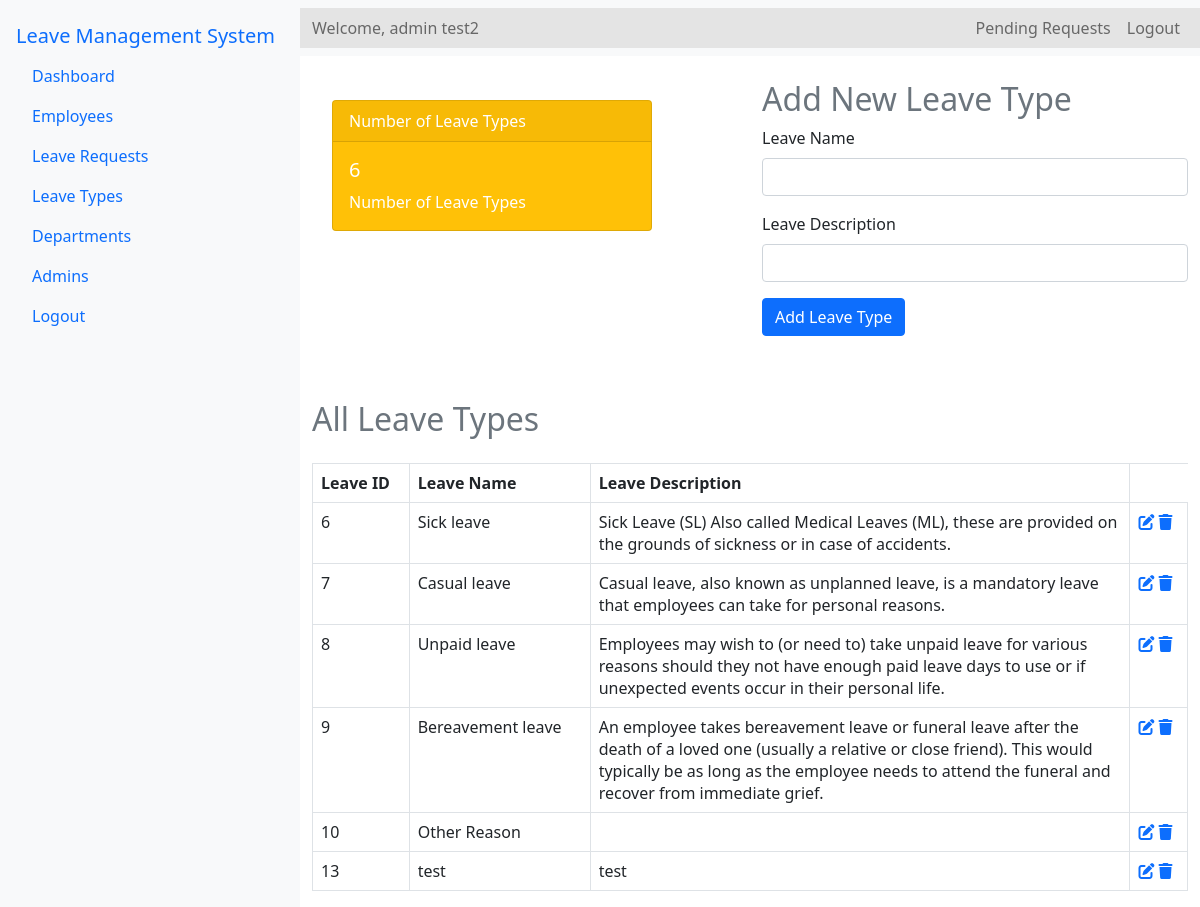
The page /Source/admin/leave-types.php (signed in) on the database its author committed.
### tables this page shows
CREATE TABLE `leave_types` (
  `leave_name` varchar(100) NOT NULL,
  `description` varchar(1000) NOT NULL,
  `id` int(11) NOT NULL
);

### Source/admin/leave-types.php (the view, shortened to what this page needs)
<?php
include '../config.php';
$admin_email = $_SESSION['email'];
$stml = $conn->prepare("SELECT A_id, A_name FROM admin WHERE A_email = ?");
$stml->bind_param("s", $admin_email);
$stml->execute();
$stml->store_result();
$stml->bind_result($admin_id, $admin_name);
$l_count_query = "SELECT COUNT(*) as count FROM leave_types";
$l_count_result = $conn->query($l_count_query);
$l_count = $l_count_result->fetch_assoc()['count'];
$l_query = "SELECT * FROM leave_types";
$l_result = $conn->query($l_query);
?>
<!DOCTYPE html>
<html lang="en">
<head>
    <link rel="stylesheet" href="../bootstrap-5.0.2-dist/css/bootstrap.min.css">
    <link rel="stylesheet" href="../css/admin-dashboard.css">
    <link rel="stylesheet" href="https://cdnjs.cloudflare.com/ajax/libs/font-awesome/6.0.0-beta3/css/all.min.css">
    <link rel="stylesheet" href="../css/main.css">
</head>
<body>
<div class="d-flex">
    <nav class="nav flex-column bg-light p-3" style="width: 300px; min-height: 100vh;">
        <a class="navbar-brand" href="a-dashboard.php">Leave Management System</a>
        <a class="nav-link" href="a-dashboard.php"> Dashboard</a>
        <a class="nav-link" href="employees.php"> Employees</a>
        <a class="nav-link d-flex justify-content-between align-items-center" href="leave-requests.php">
    Leave Requests
</a>
        <a class="nav-link" href="leave-types.php"> Leave Types</a>
        <a class="nav-link" href="departments.php"> Departments</a>
        <a class="nav-link" href="admins.php"> Admins</a>
        <a class="nav-link" href="logout.php" onclick="return confirmLogout();">Logout</a>
    </nav>
    <div class="flex-grow-1">
    <nav class="navbar navbar-expand-lg navbar-light bg-light">
    <div class="container-fluid">
        <span class="navbar-text">
            Welcome, <?php echo $admin_name; ?>
        </span>
        <div class="collapse navbar-collapse" id="navbarNavDropdown">
            <ul class="navbar-nav ms-auto">
                <li class="nav-item">
                    <a class="nav-link" href="leave-requests.php">
                        Pending Requests
                    </a>
                </li>
                <li class="nav-item">
                    <a class="nav-link" href="logout.php" onclick="return confirmLogout();">Logout</a>
                </li>
            </ul>
        </div>
    </div>
</nav>
        <div class="container mt-4">
            <div class="row">
                <div class="col-md-6" style="max-width: 30rem;">
                <div class="card text-white bg-warning mb-3" style="max-width: 20rem;">
                        <div class="card-header">Number of Leave Types</div>
                        <div class="card-body">
                            <h5 class="card-title"><?php echo $l_count; ?></h5>
                            <p class="card-text">Number of Leave Types</p>
                        </div>
                    </div>
                </div>
                <div class="col-md-6" >
                    <h2 class="text-secondary">Add New Leave Type</h2>
                    <form action="add-leave.php"  method="post">
                        <div class="mb-3">
                            <label for="adminName" class="form-label">Leave Name</label>
                            <input type="text" class="form-control" id="lName" name="lName" required>
                        </div>
                        <div class="mb-3">
                            <label for="adminEmail" class="form-label">Leave Description</label>
                            <input type="text" class="form-control" id="ldescription" name="ldescription" required>
                        </div>
                        <button type="submit" class="btn btn-primary">Add Leave Type</button>
                    </form>
                </div>
            </div>
            <div class="mt-5">
                <h2 class="text-secondary">All Leave Types</h2>
                <table class="table table-bordered mt-4">
                    <thead>
                        <tr>
                            <th>Leave ID</>
                            <th>Leave Name</th>
                            <th>Leave Description</th>
                        </tr>
                    </thead>
                    <tbody>
                        <?php while ($row = $l_result->fetch_assoc()): ?>
                        <tr>
                            <td><?php echo htmlspecialchars($row['id']); ?></td>
                            <td><?php echo htmlspecialchars($row['leave_name']); ?></td>
                            <td style="max-width: 30rem;"><?php echo htmlspecialchars($row['description']); ?></td>
                            <td>
                                <a href="leave-edit.php?id=<?php echo htmlspecialchars($row['id']); ?>" ><i class="fas fa-edit"></i></a>
                                <a href="leave-delete.php?id=<?php echo htmlspecialchars($row['id']); ?>" onclick="return confirm('Are you sure you want to delete this Leave Type?')"><i class="fas fa-trash"></i></a>
                            </td>
                        </tr>
                        <?php endwhile; ?>
                    </tbody>
                </table>
            </div>
        </div>
    </div>
</div>
</body>
</html>

### Source/css/admin-dashboard.css (style rules this page uses)
.container { margin-top: 20px; }
.table { margin-top: 20px; }
.card { margin: 20px; flex: 1; }
.container-fluid { background-color: rgb(228, 228, 228); }

### rows shown on the page
leave_types: id "6", leave_name "Sick leave", description "Sick Leave (SL) Also called Medical Leaves (ML), these are provided on the grounds of sickness or in case of accidents."
leave_types: id "7", leave_name "Casual leave", description "Casual leave, also known as unplanned leave, is a mandatory leave that employees can take for personal reasons."
leave_types: id "8", leave_name "Unpaid leave", description "Employees may wish to (or need to) take unpaid leave for various reasons should they not have enough paid leave days to use or if unexpected events occur in their personal life."
leave_types: id "9", leave_name "Bereavement leave", description "An employee takes bereavement leave or funeral leave after the death of a loved one (usually a relative or close friend). This would typically be as long as the employee needs to attend the funeral and recover from immediate grief."
leave_types: id "10", leave_name "Other Reason"
leave_types: id "13", leave_name "test", description "test"

### other values the page prints
$admin_name "admin test2"
$l_count "6"
